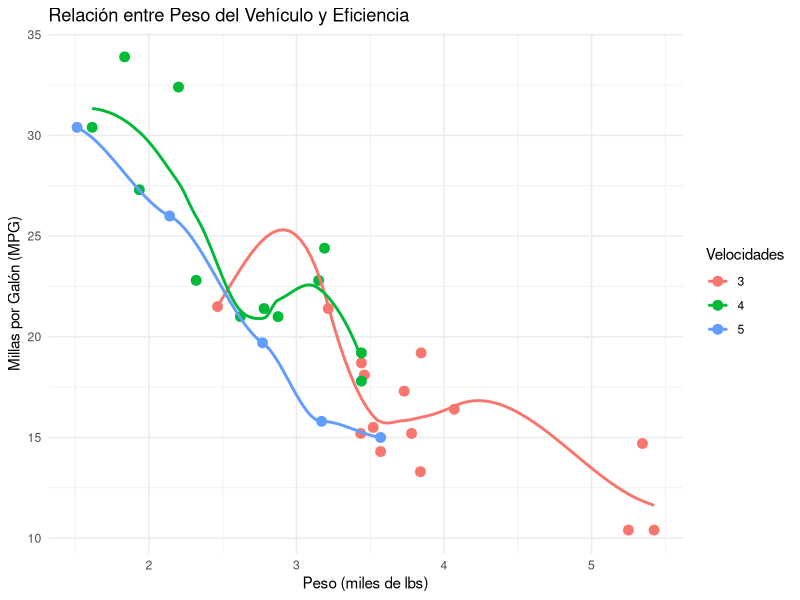

Source code (R):
## ---- chunk 1
knitr::opts_chunk$set(echo = TRUE, warning = FALSE, message = FALSE, fig.align = "center")
library(tidyverse)
library(knitr)
library(kableExtra)
## ---- chunk 2
# Carga de datos de ejemplo
datos <- mtcars
glimpse(datos)
## ---- chunk 3
datos %>%
  summarise(
    Media_MPG = mean(mpg),
    Desv_MPG = sd(mpg),
    Media_HP = mean(hp),
    Mediana_WT = median(wt)
  ) %>%
  kable(caption = "Métricas principales de las variables clave") %>%
  kable_styling(bootstrap_options = c("striped", "hover", "condensed"))
## ---- chunk 4
ggplot(datos, aes(x = wt, y = mpg, color = factor(gear))) +
  geom_point(size = 3) +
  geom_smooth(method = "loess", se = FALSE) +
  theme_minimal() +
  labs(
    title = "Relación entre Peso del Vehículo y Eficiencia",
    x = "Peso (miles de lbs)",
    y = "Millas por Galón (MPG)",
    color = "Velocidades"
  )
